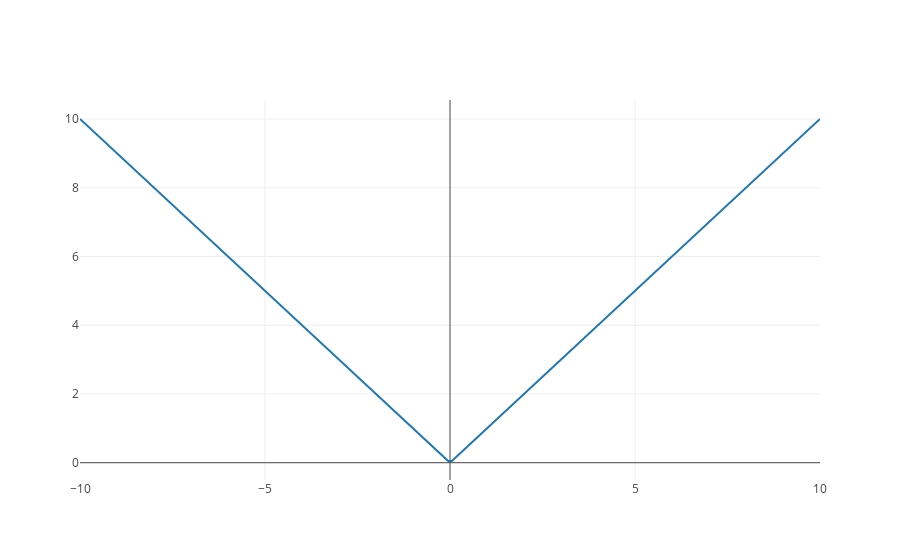

Notebook cell for this chart:
### Code cell
import numpy as np
import plotly.offline as py
import plotly.graph_objs as go
from plotly.offline import init_notebook_mode, iplot
import plotly.tools as tls
import matplotlib.pylab as plt
from matplotlib.backends.backend_agg import FigureCanvasAgg as FigureCanvas
x = np.linspace(-10,10,200)
y = abs(x)

# Create a trace
trace = go.Scatter(
    x = x,
    y = y
)

data = [trace]

py.iplot(data, filename='absValue-plot')

### Figure 1 — Plotly figure (JSON) as saved in the notebook; plotly's stock layout.template omitted (floating-point values rounded to 4 significant figures; data arrays with more than 128 entries replaced by an {"elided": "..."} marker saying what was removed)
{"data": [{"type": "scatter", "x": {"elided": "200 float values"}, "y": {"elided": "200 float values"}}], "layout": {}}
